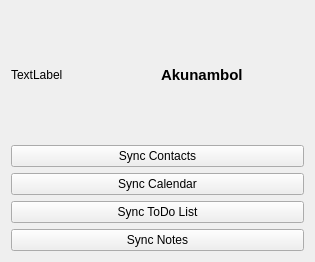
<ui version="4.0" >
 <class>akunambolview_base</class>
 <widget class="QWidget" name="akunambolview_base" >
  <property name="geometry" >
   <rect>
    <x>0</x>
    <y>0</y>
    <width>315</width>
    <height>262</height>
   </rect>
  </property>
  <property name="windowTitle" >
   <string>Akunambol</string>
  </property>
  <property name="autoFillBackground" >
   <bool>true</bool>
  </property>
  <layout class="QVBoxLayout" name="verticalLayout" >
   <item>
    <layout class="QHBoxLayout" name="horizontalLayout" >
     <item>
      <widget class="QLabel" name="pixmapLabel" >
       <property name="text" >
        <string>TextLabel</string>
       </property>
      </widget>
     </item>
     <item>
      <widget class="QLabel" name="nameLabel" >
       <property name="text" >
        <string>&lt;!DOCTYPE HTML PUBLIC "-//W3C//DTD HTML 4.0//EN" "http://www.w3.org/TR/REC-html40/strict.dtd">
&lt;html>&lt;head>&lt;meta name="qrichtext" content="1" />&lt;style type="text/css">
p, li { white-space: pre-wrap; }
&lt;/style>&lt;/head>&lt;body style=" font-family:'Liberation Sans'; font-size:8pt; font-weight:400; font-style:normal;">
&lt;p style=" margin-top:0px; margin-bottom:0px; margin-left:0px; margin-right:0px; -qt-block-indent:0; text-indent:0px;">&lt;span style=" font-size:11pt; font-weight:600;">Akunambol&lt;/span>&lt;/p>&lt;/body>&lt;/html></string>
       </property>
      </widget>
     </item>
    </layout>
   </item>
   <item>
    <widget class="KPushButton" name="contactsButton" >
     <property name="text" >
      <string>Sync Contacts</string>
     </property>
    </widget>
   </item>
   <item>
    <widget class="KPushButton" name="calendarButton" >
     <property name="text" >
      <string>Sync Calendar</string>
     </property>
    </widget>
   </item>
   <item>
    <widget class="KPushButton" name="todoButton" >
     <property name="text" >
      <string>Sync ToDo List</string>
     </property>
    </widget>
   </item>
   <item>
    <widget class="KPushButton" name="notesButton" >
     <property name="text" >
      <string>Sync Notes</string>
     </property>
    </widget>
   </item>
  </layout>
 </widget>
 <layoutdefault spacing="6" margin="11" />
 <pixmapfunction>qPixmapFromMimeSource</pixmapfunction>
 <customwidgets>
  <customwidget>
   <class>KPushButton</class>
   <extends>QPushButton</extends>
   <header>kpushbutton.h</header>
  </customwidget>
 </customwidgets>
 <resources/>
 <connections/>
</ui>
